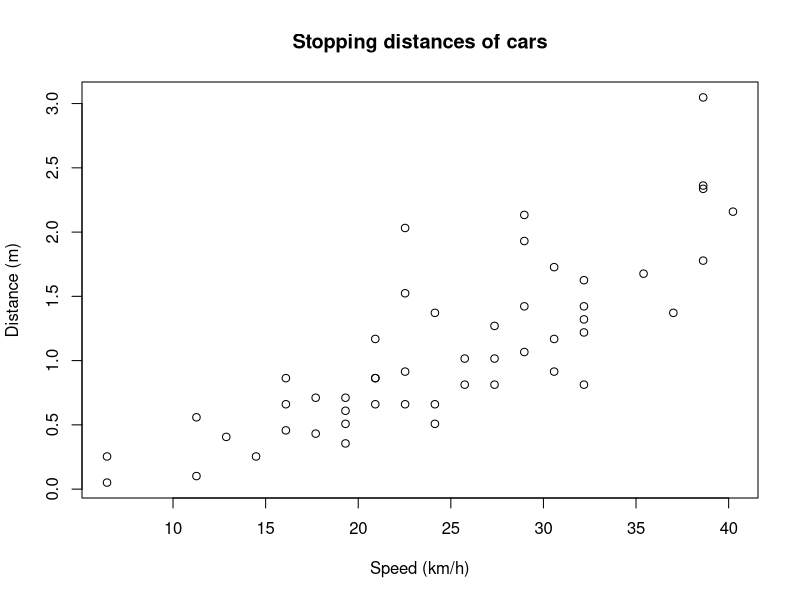
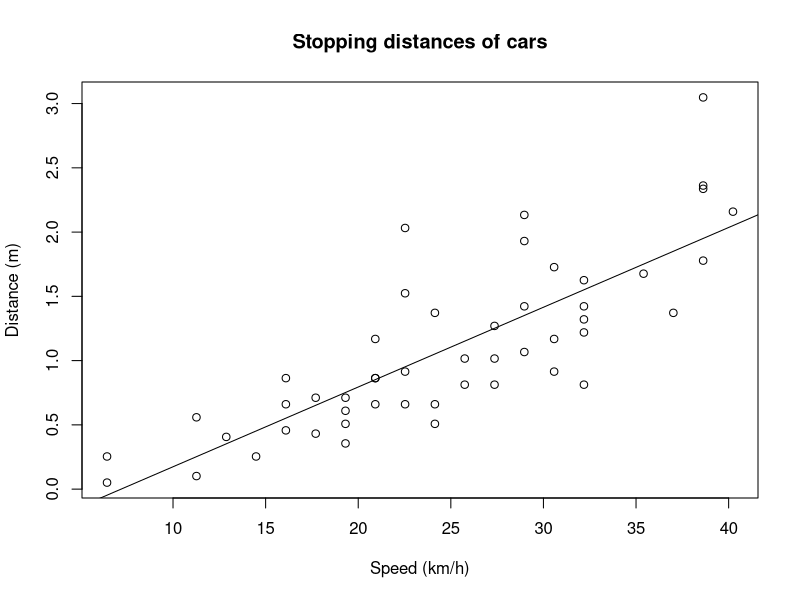
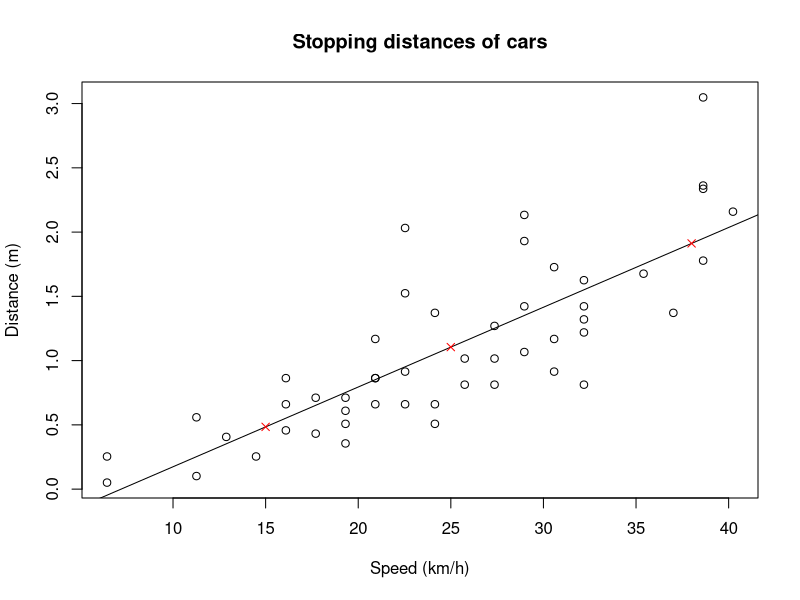
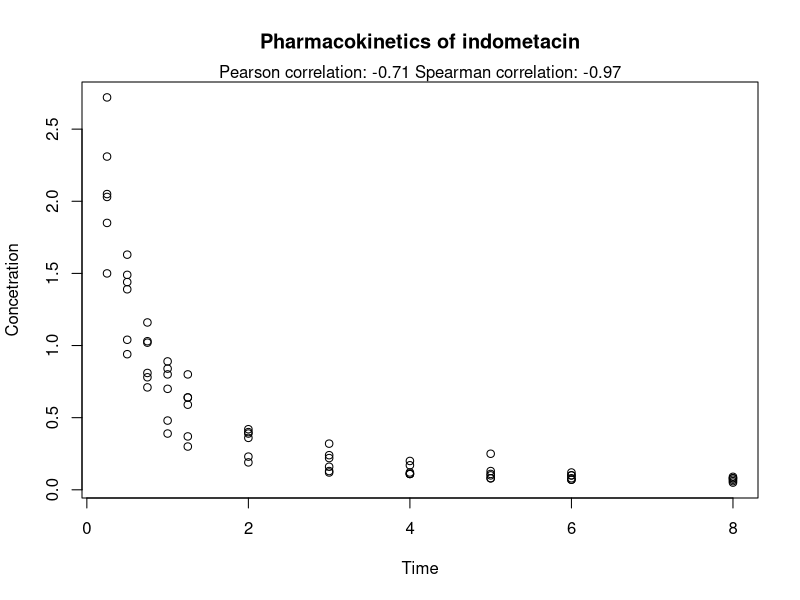

These figures' R source, in order:
## ---- chunk 1
# Change units
cars$speed <- cars$speed * 1.60934
cars$dist <- cars$dist * 0.0254
# Scatter plot
plot(cars$speed, cars$dist,
     xlab = "Speed (km/h)", ylab = "Distance (m)",
     main = "Stopping distances of cars") 
## ---- chunk 2
model <- lm(dist ~ speed, data = cars)
model$coefficients
## ---- chunk 3
plot(cars$speed, cars$dist,
     xlab = "Speed (km/h)", ylab = "Distance (m)",
     main = "Stopping distances of cars")
abline(a = model$coefficients[1], b = model$coefficients[2])
## ---- chunk 4
# Print summary information
summary(model)
# Save summary and access specific information
s <- summary(model)
s$r.squared
## ---- chunk 5
# Create data frame with new speed values
new_data <- data.frame(speed = c(25, 15, 38))
# Create dist column by predicting from linear model
new_data$dist <- predict(model, newdata = new_data)

# Add points to previous plot
plot(cars$speed, cars$dist,
     xlab = "Speed (km/h)", ylab = "Distance (m)",
     main = "Stopping distances of cars")
abline(a = model$coefficients[1], b = model$coefficients[2])
points(new_data$speed, new_data$dist, pch = 4, col = "red")
## ---- chunk 6
# Pearson correlation
pearson <- cor(Indometh$time, Indometh$conc, method = "pearson")
# Spearman correlation
spearman <- cor(Indometh$time, Indometh$conc, method = "spearman")
# Scatter plot
plot(Indometh$time, Indometh$conc,
     xlab = "Time", ylab = "Concetration",
     main = "Pharmacokinetics of indometacin")

# Paste concatenates strings
subtitle <- paste("Pearson correlation:", round(pearson, digits = 2),
                  "Spearman correlation:", round(spearman, digits = 2))
# Add subtitle to plot
mtext(subtitle)

